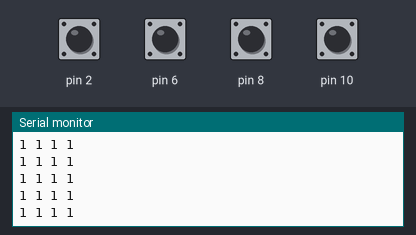
Bench run of a sketch on a simulated Arduino Uno, built with avr-gcc and run on an emulated ATmega328P. On the bench: the last lines printed to the serial monitor. The inputs (shaded band) are chosen by the test bench; at power-on: pin 2, pin 6, pin 8, pin 10 HIGH.

Above: at 1.2 s.
1.3 s: pin 2 pulled LOW for 0.15 s
At 2.4 s:
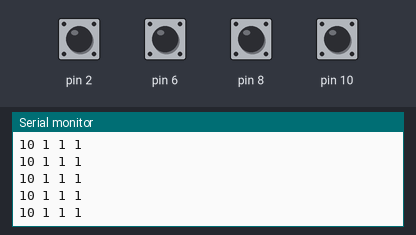
2.9 s: pin 6 pulled LOW for 0.15 s
At 3.5 s:
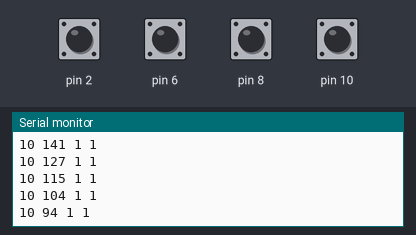
6.0 s: pin 8 pulled LOW for 0.15 s
At 7.1 s:
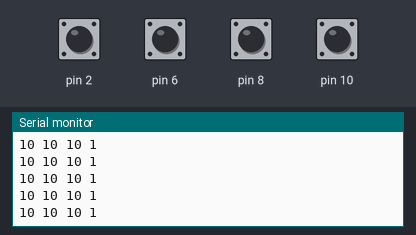
9.1 s: pin 2 pulled LOW for 1 s
At 9.9 s:
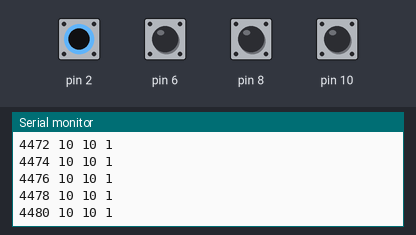
13.1 s: pin 6 pulled LOW for 1 s
At 14.0 s:
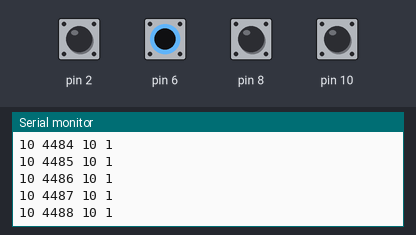
17.1 s: pin 10 pulled LOW for 0.15 s
At 18.0 s:
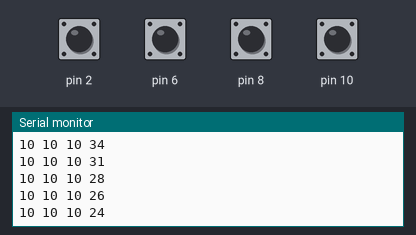
Timing chart, 0 to 20.1 s (numbered marks = the images above; inputs shaded):
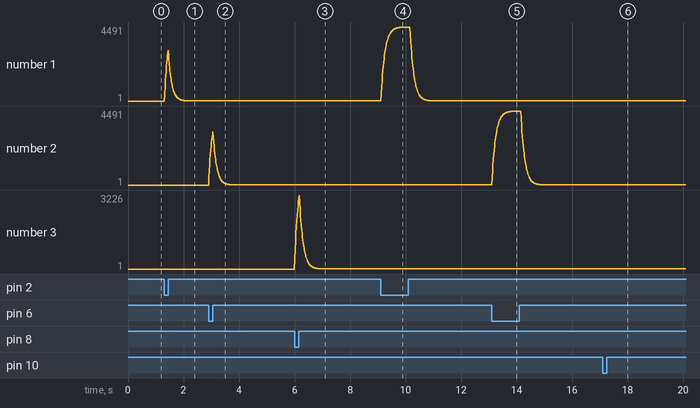

The sketch:

CapSenseCylinder.ino
```cpp
#include <CapSense.h>

/*
 * CapitiveSense Library Demo Sketch
 * Paul Badger 2008
 * 10MΩくらいの抵抗器を用います。
 * 抵抗値は感度に影響します。50K～50MΩで実験しました。
 * 抵抗値が大きくなるほど、返ってくる値も大きくなります。
 * Receive pinがsensor pinです。いろいろな大きさのアルミ
 * ホイルや金属片を試してみましょう。センサとなる金属を
 * 紙やプラスチックシートなどでくるむと良い結果が得られます。
 */

CapSense   cs_4_2 = CapSense(4,2);  // ピン4-2間に10MΩ、ピン2にアルミホイル
CapSense   cs_4_6 = CapSense(4,6);
CapSense   cs_4_8 = CapSense(4,8);
CapSense   cs_4_10 = CapSense(4,10);
static int y1[2] = {0};
static int y2[2] = {0};
static int y3[2] = {0};
static int y4[2] = {0};

static int ave1[10] = {0};
static int ave2[10] = {0};
static int ave3[10] = {0};
static int ave4[10] = {0};

float lowpass = 0.9;

void setup() {
   // cs_4_2.set_CS_AutocaL_Millis(0xFFFFFFFF);  // 自動キャリブレーションをオフ
   Serial.begin(9600);
//   Serial.begin(115200);
}

void loop() {
    long start = millis();
    long total1 =  cs_4_2.capSense(30);
    long total2 =  cs_4_6.capSense(30);
    long total3 =  cs_4_8.capSense(30);
    long total4 =  cs_4_10.capSense(30);

//    Serial.print(millis() - start);
    //Serial.print("\t");

    y1[1] = lowpass * y1[0] + (1-lowpass) * total1;
    y2[1] = lowpass * y2[0] + (1-lowpass) * total2;
    y3[1] = lowpass * y3[0] + (1-lowpass) * total3;
    y4[1] = lowpass * y4[0] + (1-lowpass) * total4;

    Serial.print(y1[1]);    //ひとつめのセンサの値
    Serial.print(" ");
    Serial.print(y2[1]);
    Serial.print(" ");
    Serial.print(y3[1]);
    Serial.print(" ");
    Serial.println(y4[1]);

    y1[0] = y1[1];
    y2[0] = y2[1];
    y3[0] = y3[1];
    y4[0] = y4[1];


//    delay(10);
}


//float getAverage(int ave[]){
//
//  float sum = 0;
//  for(int i = 0; i < 10; i++){
//    sum += ave[i];
//  }
//  return sum / 10;
//}
//
//void reloadArray(int ave[], int newData){
//
//  for(int i = 0; i < 9; i++){
//    ave[i] = ave[i+1];
//  }
//}
```

Measured:
- after the input at 1.3 s, the serial monitor: prints a new line at once (image 1)
- after the input at 2.9 s, the serial monitor: prints a new line at once (image 2)
- after the input at 6.0 s, the serial monitor: prints a new line at once (image 3)
- after the input at 9.1 s, the serial monitor: prints a new line at once (image 4)
- after the input at 13.1 s, the serial monitor: prints a new line at once (image 5)
- after the input at 17.1 s, the serial monitor: prints a new line at once (image 6)
- plotted number 1: 1 → 10 after the input at 1.3 s
